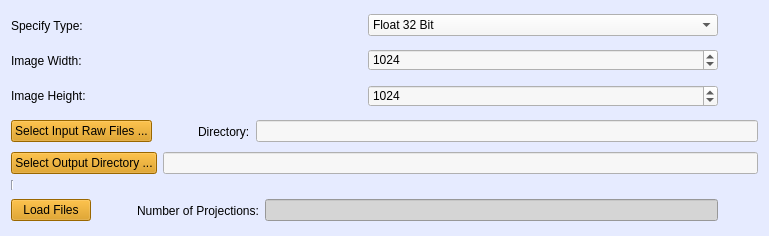
         <widget class="QWidget" name="raw_import">
          <property name="geometry">
           <rect>
            <x>0</x>
            <y>0</y>
            <width>769</width>
            <height>236</height>
           </rect>
          </property>
          <property name="styleSheet">
           <string notr="true">background-color: rgb(230, 235, 255);</string>
          </property>
          <attribute name="label">
           <string>Import RAW Files</string>
          </attribute>
          <layout class="QVBoxLayout" name="verticalLayout_4">
           <item>
            <layout class="QHBoxLayout" name="horizontalLayout_17">
             <item>
              <widget class="QLabel" name="label_raw_spec_type">
               <property name="text">
                <string>Specify Type:</string>
               </property>
              </widget>
             </item>
             <item>
              <widget class="QComboBox" name="comboBox_raw_spec_type">
               <property name="toolTip">
                <string>&lt;html&gt;&lt;head/&gt;&lt;body&gt;&lt;p&gt;Specify import raw data type. Float 32 Bit and unsigned int 16 Bit are supported.&lt;/p&gt;&lt;/body&gt;&lt;/html&gt;</string>
               </property>
               <property name="styleSheet">
                <string notr="true">background-color: rgb(247, 247, 247);</string>
               </property>
               <item>
                <property name="text">
                 <string>Float 32 Bit</string>
                </property>
               </item>
               <item>
                <property name="text">
                 <string>UInt  16 Bit</string>
                </property>
               </item>
              </widget>
             </item>
             <item>
              <spacer name="horizontalSpacer_7">
               <property name="orientation">
                <enum>Qt::Orientation::Vertical</enum>
               </property>
               <property name="sizeHint" stdset="0">
                <size>
                 <width>40</width>
                 <height>20</height>
                </size>
               </property>
              </spacer>
             </item>
            </layout>
           </item>
           <item>
            <layout class="QHBoxLayout" name="horizontalLayout_18">
             <item>
              <widget class="QLabel" name="label_raw_image_width">
               <property name="text">
                <string>Image Width:</string>
               </property>
              </widget>
             </item>
             <item>
              <widget class="QSpinBox" name="spinBox_raw_img_width">
               <property name="sizePolicy">
                <sizepolicy hsizetype="Minimum" vsizetype="Fixed">
                 <horstretch>0</horstretch>
                 <verstretch>0</verstretch>
                </sizepolicy>
               </property>
               <property name="minimumSize">
                <size>
                 <width>60</width>
                 <height>0</height>
                </size>
               </property>
               <property name="toolTip">
                <string>&lt;html&gt;&lt;head/&gt;&lt;body&gt;&lt;p&gt;Specify image width&lt;/p&gt;&lt;/body&gt;&lt;/html&gt;</string>
               </property>
               <property name="styleSheet">
                <string notr="true">background-color: rgb(247, 247, 247);</string>
               </property>
               <property name="minimum">
                <number>1</number>
               </property>
               <property name="maximum">
                <number>10000</number>
               </property>
               <property name="value">
                <number>1024</number>
               </property>
              </widget>
             </item>
             <item>
              <spacer name="horizontalSpacer_5">
               <property name="orientation">
                <enum>Qt::Orientation::Vertical</enum>
               </property>
               <property name="sizeHint" stdset="0">
                <size>
                 <width>40</width>
                 <height>20</height>
                </size>
               </property>
              </spacer>
             </item>
            </layout>
           </item>
           <item>
            <layout class="QHBoxLayout" name="horizontalLayout_19">
             <item>
              <widget class="QLabel" name="label_raw_img_height">
               <property name="text">
                <string>Image Height:</string>
               </property>
              </widget>
             </item>
             <item>
              <widget class="QSpinBox" name="spinBox_raw_img_height">
               <property name="minimumSize">
                <size>
                 <width>60</width>
                 <height>0</height>
                </size>
               </property>
               <property name="toolTip">
                <string>&lt;html&gt;&lt;head/&gt;&lt;body&gt;&lt;p&gt;Specify image height&lt;/p&gt;&lt;/body&gt;&lt;/html&gt;</string>
               </property>
               <property name="styleSheet">
                <string notr="true">background-color: rgb(247, 247, 247);</string>
               </property>
               <property name="maximum">
                <number>10000</number>
               </property>
               <property name="value">
                <number>1024</number>
               </property>
              </widget>
             </item>
             <item>
              <spacer name="horizontalSpacer_6">
               <property name="orientation">
                <enum>Qt::Orientation::Vertical</enum>
               </property>
               <property name="sizeHint" stdset="0">
                <size>
                 <width>40</width>
                 <height>20</height>
                </size>
               </property>
              </spacer>
             </item>
            </layout>
           </item>
           <item>
            <layout class="QHBoxLayout" name="horizontalLayout_20">
             <item>
              <widget class="QPushButton" name="pushButton_raw_select_input_directory">
               <property name="toolTip">
                <string>&lt;html&gt;&lt;head/&gt;&lt;body&gt;&lt;p&gt;Select directory with raw file. All files must have the same format and naming convention.&lt;/p&gt;&lt;/body&gt;&lt;/html&gt;</string>
               </property>
               <property name="styleSheet">
                <string notr="true">background-color: rgb(216, 144, 0);</string>
               </property>
               <property name="text">
                <string>Select Input Raw Files ...</string>
               </property>
              </widget>
             </item>
             <item>
              <spacer name="horizontalSpacer_11">
               <property name="orientation">
                <enum>Qt::Orientation::Vertical</enum>
               </property>
               <property name="sizeHint" stdset="0">
                <size>
                 <width>40</width>
                 <height>20</height>
                </size>
               </property>
              </spacer>
             </item>
             <item>
              <widget class="QLabel" name="label_2">
               <property name="text">
                <string>Directory:</string>
               </property>
              </widget>
             </item>
             <item>
              <widget class="QLineEdit" name="lineEdit_raw_input_directory">
               <property name="enabled">
                <bool>false</bool>
               </property>
               <property name="sizePolicy">
                <sizepolicy hsizetype="Expanding" vsizetype="Fixed">
                 <horstretch>1</horstretch>
                 <verstretch>0</verstretch>
                </sizepolicy>
               </property>
               <property name="toolTip">
                <string>&lt;html&gt;&lt;head/&gt;&lt;body&gt;&lt;p&gt;Shows raw files input directory&lt;/p&gt;&lt;/body&gt;&lt;/html&gt;</string>
               </property>
               <property name="styleSheet">
                <string notr="true">background-color: rgb(247, 247, 247);</string>
               </property>
              </widget>
             </item>
            </layout>
           </item>
           <item>
            <layout class="QHBoxLayout" name="horizontalLayout_21">
             <item>
              <widget class="QPushButton" name="pushButton_raw_select_output_directory">
               <property name="toolTip">
                <string>&lt;html&gt;&lt;head/&gt;&lt;body&gt;&lt;p&gt;Select raw file output directory. Files will be saved with the same data type and filename naming convention&lt;/p&gt;&lt;/body&gt;&lt;/html&gt;</string>
               </property>
               <property name="styleSheet">
                <string notr="true">background-color: rgb(216, 144, 0);</string>
               </property>
               <property name="text">
                <string>Select Output Directory ...</string>
               </property>
              </widget>
             </item>
             <item>
              <widget class="QLineEdit" name="lineEdit_raw_output_directory">
               <property name="enabled">
                <bool>false</bool>
               </property>
               <property name="toolTip">
                <string>&lt;html&gt;&lt;head/&gt;&lt;body&gt;&lt;p&gt;Output directory for raw files. Data type and filename convention is eqivalent to the input files.&lt;/p&gt;&lt;/body&gt;&lt;/html&gt;</string>
               </property>
               <property name="styleSheet">
                <string notr="true">background-color: rgb(247, 247, 247);</string>
               </property>
              </widget>
             </item>
            </layout>
           </item>
           <item>
            <widget class="Line" name="line_3">
             <property name="minimumSize">
              <size>
               <width>0</width>
               <height>10</height>
              </size>
             </property>
             <property name="orientation">
              <enum>Qt::Orientation::Vertical</enum>
             </property>
            </widget>
           </item>
           <item>
            <layout class="QHBoxLayout" name="horizontalLayout_22">
             <item>
              <widget class="QPushButton" name="pushButton_raw_load_files">
               <property name="toolTip">
                <string>&lt;html&gt;&lt;head/&gt;&lt;body&gt;&lt;p&gt;Load all all files in which specified in input directory&lt;/p&gt;&lt;/body&gt;&lt;/html&gt;</string>
               </property>
               <property name="styleSheet">
                <string notr="true">background-color: rgb(216, 144, 0);</string>
               </property>
               <property name="text">
                <string>Load Files</string>
               </property>
              </widget>
             </item>
             <item>
              <spacer name="horizontalSpacer_2">
               <property name="orientation">
                <enum>Qt::Orientation::Vertical</enum>
               </property>
               <property name="sizeHint" stdset="0">
                <size>
                 <width>40</width>
                 <height>20</height>
                </size>
               </property>
              </spacer>
             </item>
             <item>
              <widget class="QLabel" name="label_raw_number_of_loaded_projections">
               <property name="text">
                <string>Number of Projections:</string>
               </property>
              </widget>
             </item>
             <item>
              <widget class="QLineEdit" name="lineEdit_row_show_number_of_files">
               <property name="toolTip">
                <string>&lt;html&gt;&lt;head/&gt;&lt;body&gt;&lt;p&gt;number of loaded files&lt;/p&gt;&lt;/body&gt;&lt;/html&gt;</string>
               </property>
               <property name="styleSheet">
                <string notr="true">background-color: rgb(213, 213, 213);</string>
               </property>
              </widget>
             </item>
             <item>
              <spacer name="horizontalSpacer_3">
               <property name="orientation">
                <enum>Qt::Orientation::Vertical</enum>
               </property>
               <property name="sizeHint" stdset="0">
                <size>
                 <width>40</width>
                 <height>20</height>
                </size>
               </property>
              </spacer>
             </item>
            </layout>
           </item>
          </layout>
         </widget>
